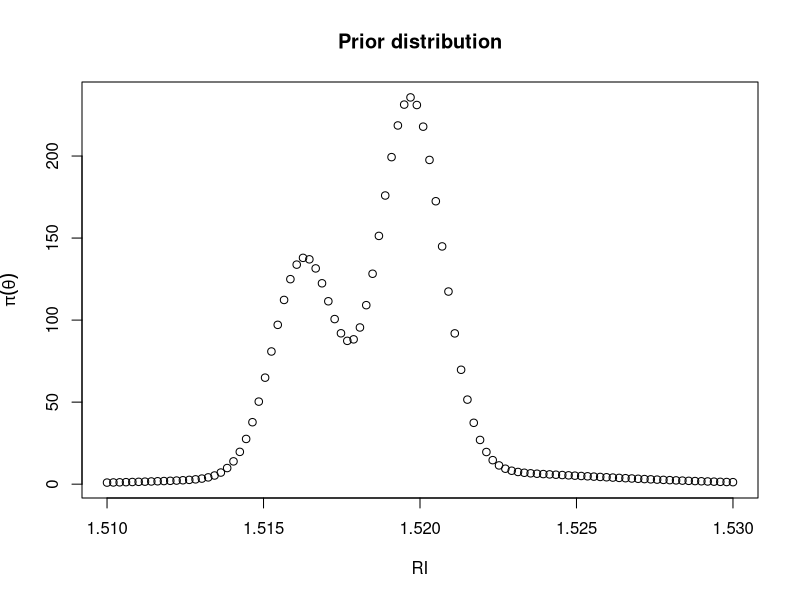
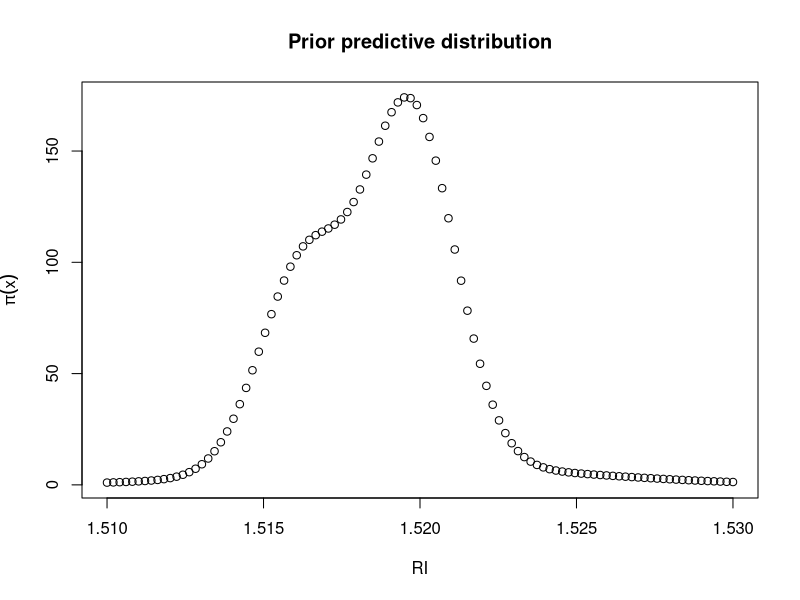
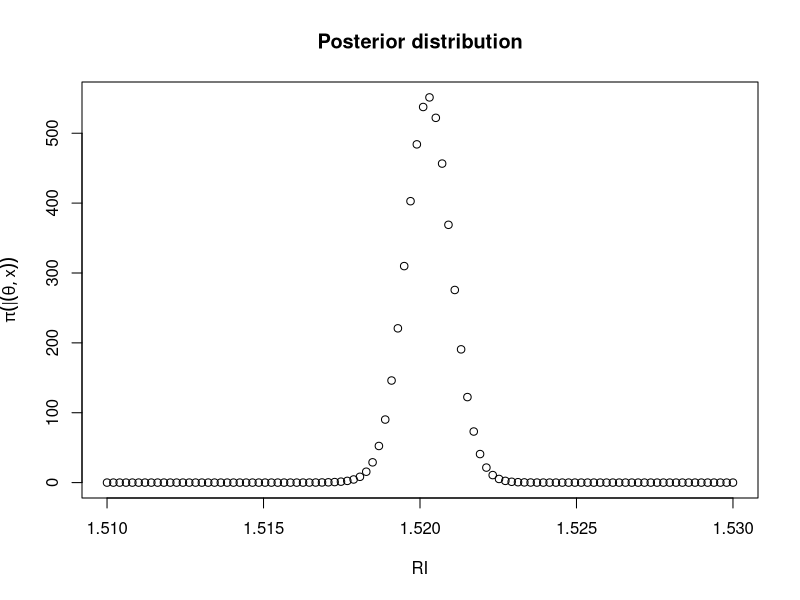
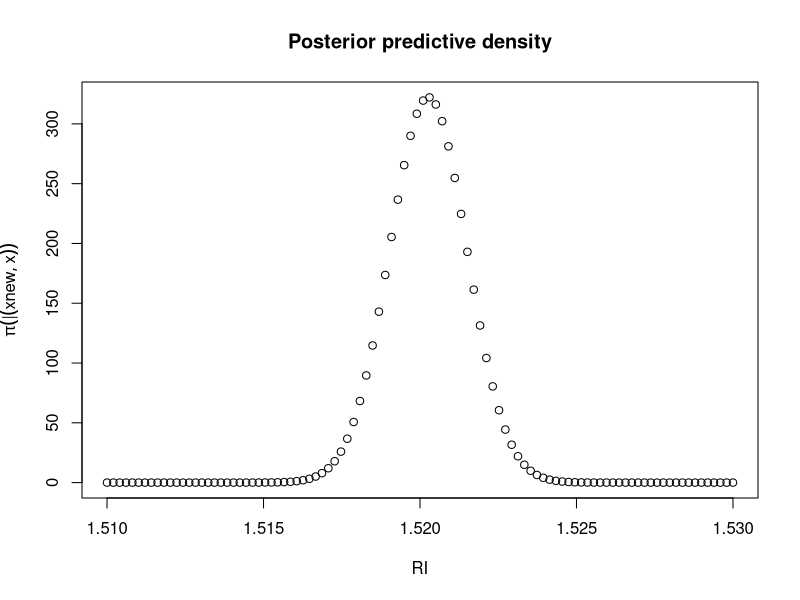
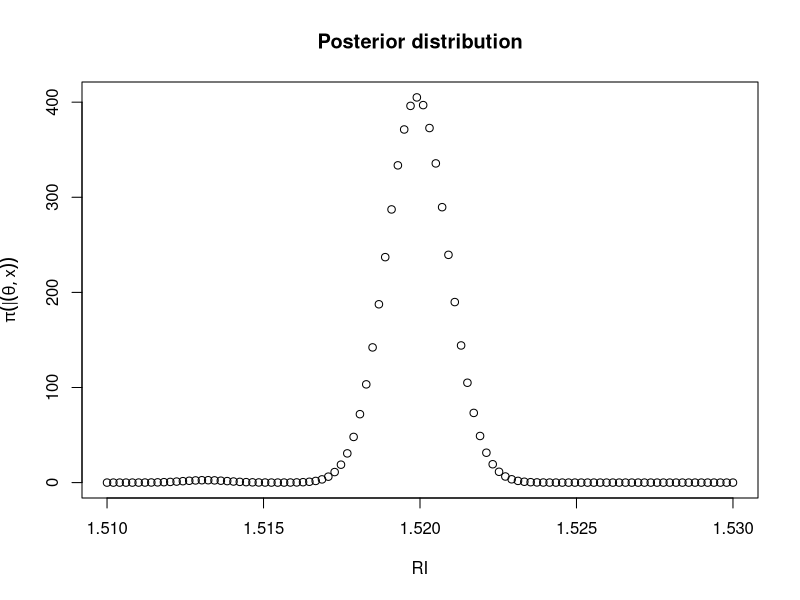
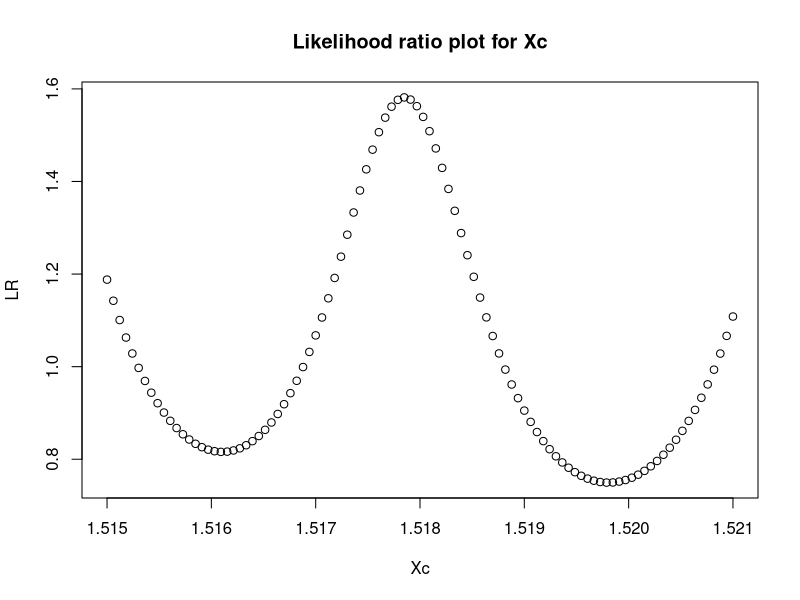

The R source for these figures, in order:

# Q2a ---------------------------------------------------------------------

theta <- seq(1.51,1.53,length = 100)
mu <- c(1.5163, 1.5197, 1.5203)
sigmaA <- c(0.001,0.001,0.005)
sigmaL <- 0.001
weights <- c(0.33,0.57,0.1)
densityValues <- function(theta, mu, sigma, weights){
  dValues = rep(0,length(theta))
  for (i in 1:3){
    dValues <- dValues + weights[i]*dnorm(theta, mu[i], sigma[i])
    dValues
  }
  return(dValues)
}
plot(theta,densityValues(theta,mu,sigmaA,weights), xlab = "RI", ylab = expression(pi(theta)), main = "Prior distribution")


# Q2b ---------------------------------------------------------------------

sigmaB <- c(0.000002,0.000002,0.000026)
sigmaB <- sqrt(sigmaB)
plot(theta,densityValues(theta,mu,sigmaB,weights), xlab = "RI", ylab = expression(pi(x)),main = "Prior predictive distribution")


# Q2c ---------------------------------------------------------------------

denominator = 0
x = 1.52083
for (i in 1:3){
  A = (weights[i])/sqrt((sigmaA[i])^2 + sigmaL^2)
  B = exp((-0.5*((x-mu[i])^2))/((sigmaA[i])^2 + sigmaL^2))
  C = A*B
  denominator = denominator + C
}
{numerator = c(0,0,0)
D = c(0,0,0)
E = D
G = E
H = G
weightsQc = numerator}
for (i in 1:3){
  D[i] = x^2 * sigmaL^2 + mu[i]^2*sigmaA[i]^2
  E[i] = (x * sigmaL^2 + mu[i]*sigmaA[i]^2)^2
  E[i] = E[i]/(sigmaA[i]^2 + sigmaL^2)
  G[i] = D[i] - E[i]
  G[i] = G[i]*(-0.5)*(1/(sigmaL^2 * sigmaA[i]^2))
  H[i] = exp(G[i])
  numerator[i] = H[i]/(sqrt(sigmaA[i]^2 + sigmaL^2))
  weightsQc[i] = (weights[i] * numerator[i])/(denominator)
}
muQc = c(0,0,0)
sigmaQc = muQc
for (i in 1:3){
  muQc[i] = (mu[i]*sigmaA[i]^2 + x*sigmaL^2)/(sigmaL^2 + sigmaA[i]^2)
  sigmaQc[i] = (sigmaL*sigmaA[i])/(sqrt(sigmaL^2 + sigmaA[i]^2))
}
plot(theta,densityValues(theta,muQc,sigmaQc,weightsQc), xlab = "RI", ylab = expression(pi(theta|x)),main = "Posterior distribution")
credibilityInterval = c(0,0)
for (i in 1:3){
  credibilityInterval[1] = credibilityInterval[1] + weightsQc[i]*(muQc[i] - 1.96*sqrt(sigmaQc[i]))
  credibilityInterval[2] = credibilityInterval[2] + weightsQc[i]*(muQc[i] + 1.96*sqrt(sigmaQc[i]))
}


# Q2 - d ------------------------------------------------------------------

#exponential term 
numeratorD = c(0,0,0)
denominatorD = c(0,0,0)
term = c(0,0,0)
weightsQd = weightsQc
muQd = c(0,0,0)
sigmaQd = muQd
for (i in 1:3){
  muQd[i] = (mu[i]*sigmaA[i]^2 + x*sigmaL^2)/(sigmaL^2 + sigmaA[i]^2)
  sigmaQd[i] = sqrt((2*sigmaL^2 * sigmaA[i]^2 + sigmaL^4)/(sigmaL^2 + sigmaA[i]^2))
}
plot(theta,densityValues(theta,muQd,sigmaQd,weightsQd), xlab = "RI", ylab = expression(pi(xnew|x)),main = "Posterior predictive density")


# Q2 - f ------------------------------------------------------------------

denominator = 0
x = theta
for (i in 1:3){
  A = (weights[i])/sqrt((sigmaA[i])^2 + sigmaL^2)
  B = exp((-0.5*((x-mu[i])^2))/((sigmaA[i])^2 + sigmaL^2))
  C = A*B
  denominator = denominator + C
}
{numerator = c(0,0,0)
  D = c(0,0,0)
  E = D
  G = E
  H = G
  weightsQf = numerator}
for (i in 1:3){
  D[i] = x^2 * sigmaL^2 + mu[i]^2*sigmaA[i]^2
  E[i] = (x * sigmaL^2 + mu[i]*sigmaA[i]^2)^2
  E[i] = E[i]/(sigmaA[i]^2 + sigmaL^2)
  G[i] = D[i] - E[i]
  G[i] = G[i]*(-0.5)*(1/(sigmaL^2 * sigmaA[i]^2))
  H[i] = exp(G[i])
  numerator[i] = H[i]/(sqrt(sigmaA[i]^2 + sigmaL^2))
  weightsQf[i] = (weights[i] * numerator[i])/(denominator)
}
muQc = c(0,0,0)
sigmaQc = muQc
for (i in 1:3){
  muQc[i] = (mu[i]*sigmaA[i]^2 + x*sigmaL^2)/(sigmaL^2 + sigmaA[i]^2)
  sigmaQc[i] = (sigmaL*sigmaA[i])/(sqrt(sigmaL^2 + sigmaA[i]^2))
}
plot(theta,densityValues(theta,muQc,sigmaQc,weightsQf), xlab = "RI", ylab = expression(pi(theta|x)),main = "Posterior distribution")
credibilityInterval = c(0,0)
for (i in 1:3){
  credibilityInterval[1] = credibilityInterval[1] + weightsQc[i]*(muQc[i] - 1.96*sqrt(sigmaQc[i]))
  credibilityInterval[2] = credibilityInterval[2] + weightsQc[i]*(muQc[i] + 1.96*sqrt(sigmaQc[i]))
}

theta2 <- seq(1.515,1.521,length = 100)
densityF <- rep(0,length(theta))
for (j in 1:length(theta)){
  denominator = 0
  x = theta2[j]
  for (i in 1:3){
    A = (weights[i])/sqrt((sigmaA[i])^2 + sigmaL^2)
    B = exp((-0.5*((x-mu[i])^2))/((sigmaA[i])^2 + sigmaL^2))
    C = A*B
    denominator = denominator + C
  }
  {numerator = c(0,0,0)
    D = c(0,0,0)
    E = D
    G = E
    H = G
    weightsQf = numerator}
  for (i in 1:3){
    D[i] = x^2 * sigmaL^2 + mu[i]^2*sigmaA[i]^2
    E[i] = (x * sigmaL^2 + mu[i]*sigmaA[i]^2)^2
    E[i] = E[i]/(sigmaA[i]^2 + sigmaL^2)
    G[i] = D[i] - E[i]
    G[i] = G[i]*(-0.5)*(1/(sigmaL^2 * sigmaA[i]^2))
    H[i] = exp(G[i])
    numerator[i] = H[i]/(sqrt(sigmaA[i]^2 + sigmaL^2))
    weightsQf[i] = (weights[i] * numerator[i])/(denominator)
  }
  muQf = c(0,0,0)
  sigmaQf = muQc
  for (i in 1:3){
    muQf[i] = (mu[i]*sigmaA[i]^2 + x*sigmaL^2)/(sigmaL^2 + sigmaA[i]^2)
    sigmaQf[i] = (sigmaL*sigmaA[i])/(sqrt(sigmaL^2 + sigmaA[i]^2))
  }
  densityF[j] <- densityValues(x,muQf,sigmaQf,weightsQf)
  densityF[j] <- 404.82/densityF[j]
}
plot(theta2,densityF,xlab = "Xc", ylab = "LR", main = "Likelihood ratio plot for Xc")
